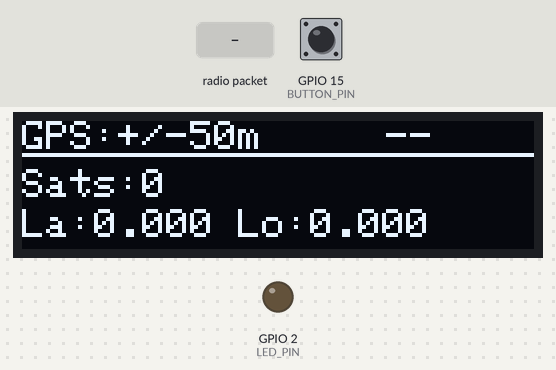
A sketch run on a simulated ESP32. Shown: 128×32 one-colour display, output pins drawn as LEDs (lit = HIGH). The inputs (shaded band) are chosen by the test bench; at power-on: GPIO 15 (BUTTON_PIN) HIGH. No radio packets arrive unless stated.

Above: at 2.2 s.
2.3 s: radio packet "1" arrives
At 2.9 s:
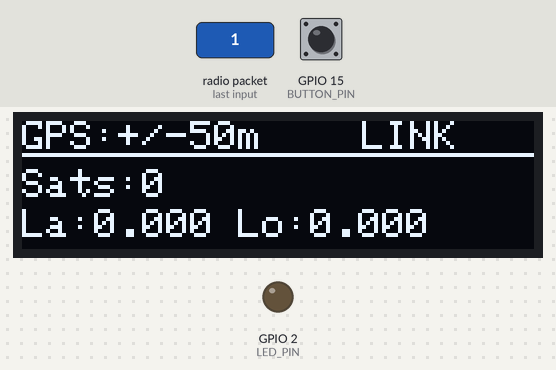
4.8 s: GPIO 15 (BUTTON_PIN) pulled LOW for 0.15 s
At 5.8 s:
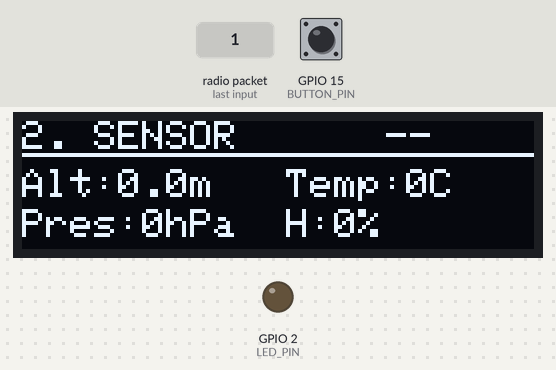
6.4 s: radio packet "0" arrives
At 7.2 s:
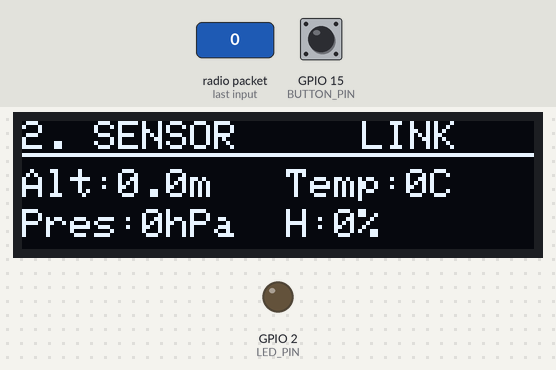
8.9 s: GPIO 15 (BUTTON_PIN) pulled LOW for 1 s
At 10.1 s:
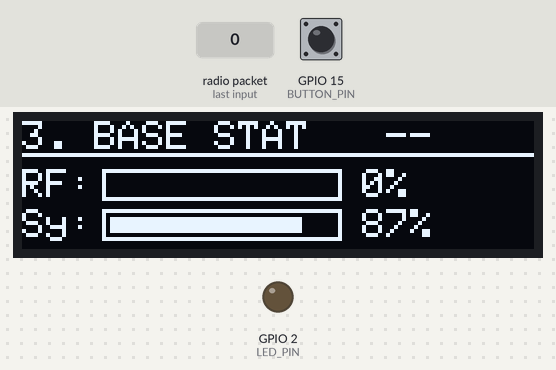
11.4 s: radio packet "2" arrives
At 12.0 s:
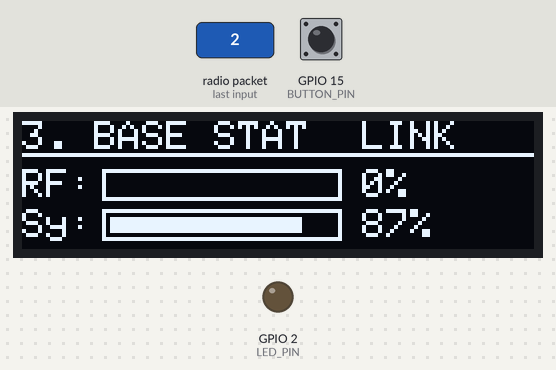
13.9 s: GPIO 15 (BUTTON_PIN) pulled LOW for 0.15 s
At 14.3 s:
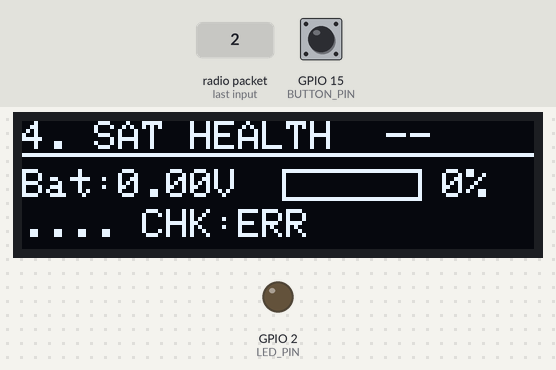
Timing chart, 0 to 16.5 s (numbered marks = the images above; inputs shaded):
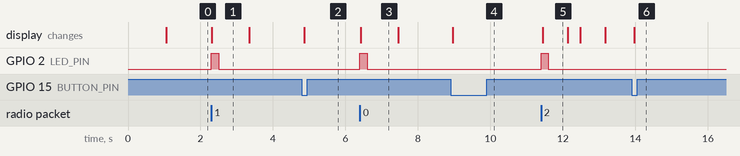

The sketch:

Receptor_terrena_terminado_V3.ino
```cpp
#include <SPI.h>
#include <RF24.h>
#include <Wire.h>
#include <Adafruit_GFX.h>
#include <Adafruit_SSD1306.h>

#define SCREEN_WIDTH 128
#define SCREEN_HEIGHT 32
#define OLED_RESET    -1
Adafruit_SSD1306 display(SCREEN_WIDTH, SCREEN_HEIGHT, &Wire, OLED_RESET);

#define BUTTON_PIN 15
#define CE_PIN 4
#define CSN_PIN 5
#define LED_PIN 2

RF24 radio(CE_PIN, CSN_PIN);
const byte address[6] = "SAT01";

int currentScreen = 0; int buttonState; int lastButtonState = HIGH; unsigned long lastDebounceTime = 0;
int packetsCounter = 0; int signalQuality = 0; unsigned long lastSecTime = 0; float baseRamUsage = 0;
unsigned long ultimoPaqueteTime = 0; unsigned long lastDisplayUpdate = 0;

struct __attribute__((packed)) PacketA { byte id; float r, p, y, ax, ay, az, gx; };
struct __attribute__((packed)) PacketB { byte id; float bat; float gy, gz, pres, alt, temp, hum; byte ram; byte status; };
struct __attribute__((packed)) PacketC { byte id; float lat, lon; int sats; float hdop; };

float r=0, p=0, y=0, ax=0, ay=0, az=0, gx=0, gy=0, gz=0;
float pres=0, alt=0, temp=0, hum=0;
float lat=0, lon=0; int sats=0; float hdop=10.0;
int satRam = 0; byte satStatus = 0; float satBat = 0;

void setup() {
  Serial.begin(921600);
  pinMode(LED_PIN, OUTPUT); pinMode(BUTTON_PIN, INPUT_PULLUP);
  Wire.begin(21, 22);
  if(!display.begin(SSD1306_SWITCHCAPVCC, 0x3C)) { for(;;); }

  display.clearDisplay(); display.setTextColor(WHITE); display.setTextSize(1); display.setCursor(0, 10); display.println("BASE V25.0 READY"); display.display(); delay(1000);
  if (!radio.begin()) { while(1); }
  radio.openReadingPipe(0, address); radio.setChannel(108); radio.setDataRate(RF24_250KBPS); radio.setPALevel(RF24_PA_MAX); radio.setCRCLength(RF24_CRC_16); radio.startListening();
}

void loop() {
  if (radio.available()) {
    ultimoPaqueteTime = millis(); digitalWrite(LED_PIN, HIGH); packetsCounter++;
    byte buffer[32]; radio.read(&buffer, sizeof(buffer)); byte id = buffer[0];

    if (id == 1) {
      PacketA* pkg = (PacketA*)buffer;
      r = pkg->r; p = pkg->p; y = pkg->y; ax = pkg->ax; ay = pkg->ay; az = pkg->az; gx = pkg->gx;
      imprimirDatosUSB();
    }
    else if (id == 2) {
      PacketB* pkg = (PacketB*)buffer;
      satBat = pkg->bat;
      gy = pkg->gy; gz = pkg->gz; pres = pkg->pres; alt = pkg->alt; temp = pkg->temp; hum = pkg->hum;
      satRam = pkg->ram; satStatus = pkg->status;
    }
    else if (id == 3) {
      PacketC* pkg = (PacketC*)buffer;
      lat = pkg->lat; lon = pkg->lon; sats = pkg->sats; hdop = pkg->hdop;
      imprimirGPSUSB();
    }
  }
  if (millis() - ultimoPaqueteTime > 200) digitalWrite(LED_PIN, LOW);

  if (millis() - lastSecTime > 1000) {
    signalQuality = map(packetsCounter, 0, 50, 0, 100); if (signalQuality > 100) signalQuality = 100;
    if (millis() - ultimoPaqueteTime > 1000) signalQuality = 0;
    uint32_t freeRam = ESP.getFreeHeap(); uint32_t totalRam = ESP.getHeapSize();
    baseRamUsage = 100.0 - ((float)freeRam / (float)totalRam * 100.0);
    packetsCounter = 0; lastSecTime = millis();
  }

  int reading = digitalRead(BUTTON_PIN);
  if (reading != lastButtonState) lastDebounceTime = millis();
  if ((millis() - lastDebounceTime) > 50) {
    if (reading != buttonState) {
      buttonState = reading;
      if (buttonState == LOW) {
        currentScreen++; if (currentScreen > 3) currentScreen = 0;
        display.clearDisplay(); actualizarOLED();
      }
    }
  }
  lastButtonState = reading;
  if (millis() - lastDisplayUpdate > 100) { actualizarOLED(); lastDisplayUpdate = millis(); }
}

void actualizarOLED() {
  display.clearDisplay(); display.setTextSize(1); display.setTextColor(WHITE);
  display.setCursor(0, 0);
  if (currentScreen == 0) { display.print("GPS:"); display.print("+/-"); display.print(hdop * 5.0, 0); display.print("m"); }
  else if (currentScreen == 1) display.print("2. SENSOR");
  else if (currentScreen == 2) display.print("3. BASE STAT");
  else display.print("4. SAT HEALTH");
  display.setCursor(85, 0); if (millis() - ultimoPaqueteTime < 1000) display.print("LINK"); else display.print(" -- ");
  display.drawLine(0, 8, 128, 8, WHITE); display.setCursor(0, 12);

  if (currentScreen == 0) {
    display.print("Sats:"); display.print(sats);
    display.setCursor(0, 22); display.print("La:"); display.print(lat, 3); display.print(" Lo:"); display.print(lon, 3);
  }
  else if (currentScreen == 1) {
    display.setCursor(0, 12); display.print("Alt:"); display.print(alt, 1); display.print("m "); display.print("  "); display.print("Temp:"); display.print(temp, 0); display.println("C");
    display.setCursor(0, 22); display.print("Pres:"); display.print(pres/100.0, 0); display.print("hPa"); display.print("  "); display.print("H:"); display.print(hum, 0); display.print("%");
  }
  else if (currentScreen == 2) {
    display.print("RF:"); display.drawRect(20, 12, 60, 8, WHITE); int wRF = map(signalQuality, 0, 100, 0, 56); if(wRF>0) display.fillRect(22, 14, wRF, 4, WHITE); display.setCursor(85, 12); display.print(signalQuality); display.print("%");
    display.setCursor(0, 22); display.print("Sy:"); display.drawRect(20, 22, 60, 8, WHITE); int wRAM = map((int)baseRamUsage, 0, 100, 0, 56); if(wRAM>0) display.fillRect(22, 24, wRAM, 4, WHITE); display.setCursor(85, 22); display.print((int)baseRamUsage); display.print("%");
  }
  else {
    display.print("Bat:"); display.print(satBat, 2); display.print("V");
    int pct = map((satBat*100), 300, 420, 0, 100); if(pct<0) pct=0; if(pct>100) pct=100;
    display.drawRect(65, 12, 35, 8, WHITE); int wBat = map(pct, 0, 100, 0, 31); if(wBat>0) display.fillRect(67, 14, wBat, 4, WHITE);
    display.setCursor(105, 12); display.print(pct); display.print("%");

    display.setCursor(0, 22);
    display.print((satStatus&(1<<0))?"M":"."); display.print((satStatus&(1<<1))?"B":".");
    display.print((satStatus&(1<<2))?"D":"."); display.print((satStatus&(1<<3))?"G":".");
    display.print(" CHK:"); if(satStatus==15) display.print("OK"); else if(satStatus>=7) display.print("WAIT"); else display.print("ERR");
  }
  display.display();
}

void imprimirDatosUSB() {
  Serial.print("DATOS,"); Serial.print(r); Serial.print(","); Serial.print(p); Serial.print(","); Serial.print(y); Serial.print(",");
  Serial.print(ax); Serial.print(","); Serial.print(ay); Serial.print(","); Serial.print(az); Serial.print(",");
  Serial.print(gx); Serial.print(","); Serial.print(gy); Serial.print(","); Serial.print(gz); Serial.print(",");
  Serial.print(pres); Serial.print(","); Serial.print(alt); Serial.print(",");
  Serial.print(temp); Serial.print(","); Serial.print(hum); Serial.print(","); Serial.println(satBat);
}

void imprimirGPSUSB() {
  Serial.print("GPS,"); Serial.print(lat, 6); Serial.print(","); Serial.print(lon, 6); Serial.print(",");
  Serial.print(sats); Serial.print(","); Serial.println(hdop);
}
```

Measured:
- after the input at 2.3 s, GPIO 2 (LED_PIN): LOW → HIGH at once, → LOW 0.20 s later; the display: changes at once (image 1)
- after the input at 4.8 s, the display: changes after 0.07 s (image 2)
- after the input at 6.4 s, GPIO 2 (LED_PIN): LOW → HIGH at once, → LOW 0.20 s later; the display: changes at once (image 3)
- after the input at 8.9 s, the display: changes after 0.06 s (image 4)
- after the input at 11.4 s, GPIO 2 (LED_PIN): LOW → HIGH at once, → LOW 0.20 s later; the display: changes after 0.05 s (image 5)
- after the input at 13.9 s, the display: changes after 0.07 s (image 6)
- what the display in image 1 shows lasts 1.0 s, from 2.3 s to 3.3 s
